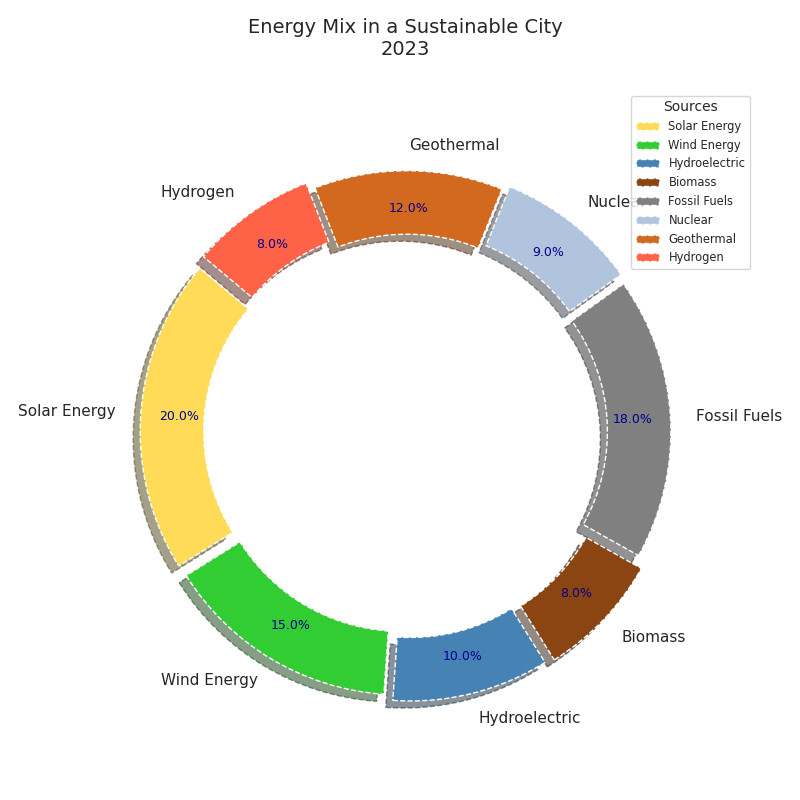

The script that drew this image:
import matplotlib.pyplot as plt

energy_sources = ['Solar Energy', 'Wind Energy', 'Hydroelectric', 'Biomass', 'Fossil Fuels', 'Nuclear', 'Geothermal', 'Hydrogen']
energy_distribution = [20, 15, 10, 8, 18, 9, 12, 8]
colors = ['#FFDB58', '#32CD32', '#4682B4', '#8B4513', '#808080', '#B0C4DE', '#D2691E', '#FF6347']

fig, ax = plt.subplots(figsize=(8, 8))

wedges, texts, autotexts = ax.pie(
    energy_distribution, labels=energy_sources, colors=colors,
    autopct='%1.1f%%', startangle=140, pctdistance=0.85,
    explode=(0.05, 0.04, 0.06, 0.07, 0.04, 0.05, 0.03, 0.06),  
    wedgeprops=dict(width=0.25, linestyle='--'), shadow=True
)

for text in texts:
    text.set_fontsize(11)
    text.set_fontweight('normal')

for autotext in autotexts:
    autotext.set_color('darkblue')
    autotext.set_fontsize(9)
    autotext.set_fontweight('normal')

ax.axis('equal')
ax.set_title('Energy Mix in a Sustainable City\n2023', fontsize=14, fontweight='normal', pad=25)

ax.legend(wedges, energy_sources, loc='upper right', bbox_to_anchor=(1.1, 1.0), title="Sources", fontsize='x-small', title_fontsize='10')
ax.grid(True, which='major', color='grey', linestyle='-', linewidth=0.5)

plt.tight_layout()
plt.show()
